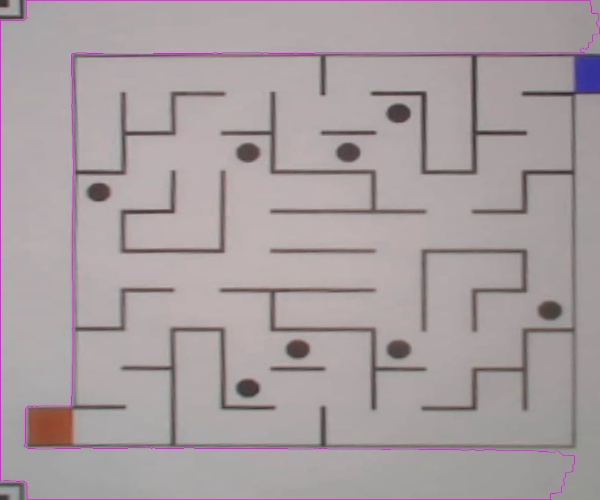
#> input picture cropimg.jpg, 600 x 500 px
$ python -i MapScan.py   (imports and definitions only)
#> lines starting #> are read from the running program, lines starting #| are printed output that depends on the picture; after the words box and inside, x2 and y2 are one past the last pixel; in counts of white or black regions, pixels touching at a corner belong together
#> further down, picture is the input picture: shape (500, 600, 3); mean B, G, R 160.3, 157.8, 167.7
#-*-coding:utf-8-*-
# Function: MapScan algorithm
#? 地图扫描算法实现模组
#TODO Version 0.1.20230714
#! 依赖项目：numpy | copy | OpenCV | numba
#! 被引用：main.py
import numpy as np
import copy, cv2


def reshape_image_scan(image): #* 归一化图片尺寸：短边400，长边不超过800，短边400，长边超过800以长边800为主
    width, height = image.shape[1], image.shape[0]
#> width = 600; height = 500
    scale = width * 1.0 / 600
#> scale = 1
    new_width = 600
    new_height = int(height / scale)
#> new_height = 500
    if new_height > 600:
        new_height = 600
        scale = height * 1.0 / 600
        new_width = int(width / scale)
    out = cv2.resize(image, (new_width, new_height))
    return out, new_width, new_height


# [9 lines left out: function detect, not called in this run]


def detect_blue(img): #* 提取蓝色轮廓
    image = cv2.merge([img, img, img])
    gray = cv2.cvtColor(image, cv2.COLOR_BGR2GRAY)
    _, gray = cv2.threshold(gray, 0, 255, cv2.THRESH_OTSU + cv2.THRESH_BINARY_INV)  # 二值化
    contours, hierachy = cv2.findContours(gray, cv2.RETR_TREE, cv2.CHAIN_APPROX_SIMPLE)# 提取轮廓
    return image, contours, hierachy


# [120 lines left out: functions compute_1, compute_2, compute_center, detect_contours, find, affine_transformation, not called in this run]


def FindBlueOne(frame): #* 找到最近的蓝色点
    frame = reshape_image_scan(frame)
    frame = frame[0]
    # 蓝色hsv
    lowHue  = 100;lowSat  = 43; lowVal  = 46
    highHue = 124;highSat = 255;highVal = 255

    # 红色hsv
    # lowHue = 0;lowSat = 43;lowVal = 46
    # highHue = 10;highSat = 255;highVal = 255

    # 高斯模糊
    frameBGR = cv2.GaussianBlur(frame, (7, 7), 0)
    # 转换成HSV
    hsv = cv2.cvtColor(frameBGR, cv2.COLOR_BGR2HSV)
#> hsv: shape (500, 600, 3); mean H, S, V 99.4, 16.4, 168
    # 设定蓝色阈值
    colorLow = np.array([lowHue, lowSat, lowVal])
    colorHigh = np.array([highHue, highSat, highVal])
    # 根据阈值构建掩膜
    mask = cv2.inRange(hsv, colorLow, colorHigh)
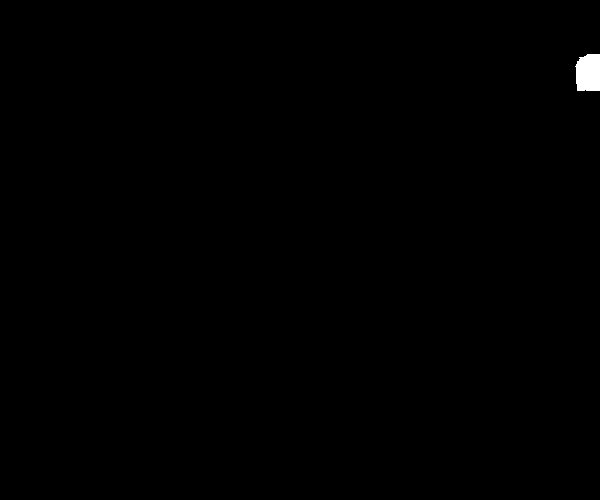
#> mask: shape (500, 600); 0.28% white; 1 white region, box (x1, y1, x2, y2) and area: (575, 54, 600, 91) 836
    # 对原图像和掩膜进行位运算
    kernal = cv2.getStructuringElement(cv2.MORPH_ELLIPSE, (7, 7))
    mask = cv2.morphologyEx(mask, cv2.MORPH_CLOSE, kernal)
#> mask: shape (500, 600); 0.28% white; 1 white region, box (x1, y1, x2, y2) and area: (575, 54, 600, 91) 838
    mask = cv2.morphologyEx(mask, cv2.MORPH_OPEN, kernal)
#> mask: shape (500, 600); 0.28% white; 1 white region, box (x1, y1, x2, y2) and area: (576, 54, 600, 91) 828
    # 检测轮廓
    image, contours, hierachy = detect_blue(mask)
#> in detect_blue, `_, gray = cv2.threshold(gray, 0, 255, cv2.THRESH_OTSU + cv2.THRESH_BIN..`: gray: shape (500, 600); 99.7% white; 1 black region
#> in detect_blue, `contours, hierachy = cv2.findContours(gray, cv2.RETR_TREE, cv2.CHAIN_A..`: contours = 1 contour; box (x1, y1, x2, y2) and area: (0, 0, 600, 500) 298056
    second = FindSecondOne(contours)
    xblue, yblue = compute_center(contours, second)
    # 画出轮廓
    cv2.drawContours(image, contours, second, (0, 0, 255), 3)
    return xblue, yblue


def FindMaxOne(AllContours): #* 找到最大的轮廓
    max = 0
    for i in range(len(AllContours)):
        if cv2.contourArea(AllContours[i]) > cv2.contourArea(AllContours[max]) and i != 0:max = i
#> this loop made 1 pass
#> after the loop, max = 0
    return max


def FindSecondOne(AllContours): #* 找到第二大的轮廓
    max = FindMaxOne(AllContours)
#> max = 0
    second = 1
    for i in range(len(AllContours)):
        if cv2.contourArea(AllContours[i]) > cv2.contourArea(AllContours[second]) and i != max and i != 0:second = i
#> after the loop, second = 1
    return second

>>> import cv2
>>> picture = cv2.imread('cropimg.jpg')
#> (the run stopped early here; a loop or call above may not have finished)
